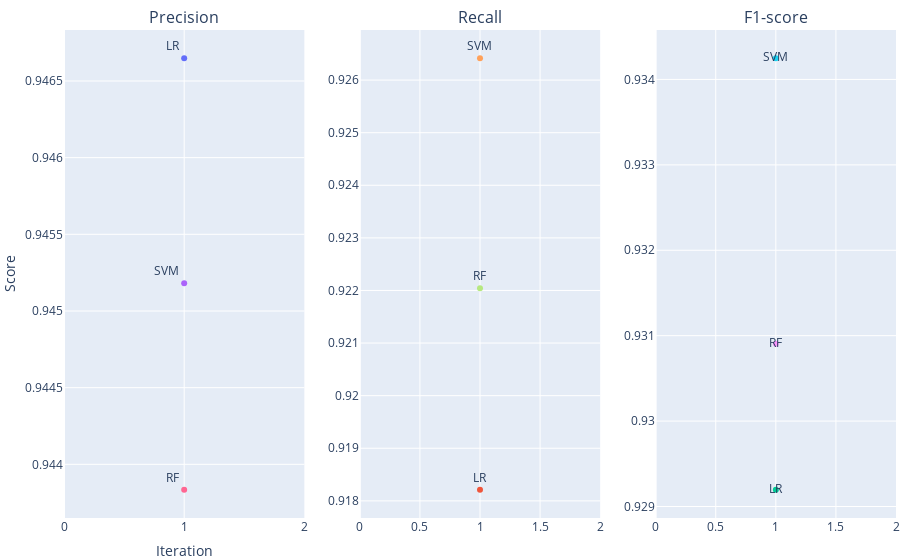

This figure's notebook cell:
### Code cell
plot_performance(results, fig_path='output/metric/224_226.png')

### Figure 1 — Plotly figure (JSON) as saved in the notebook; plotly's stock layout.template omitted (floating-point values rounded to 4 significant figures)
{"data": [{"mode": "lines+markers+text", "text": "LR", "textposition": "top left", "type": "scatter", "x": [1], "xaxis": "x", "y": [0.9466], "yaxis": "y"}, {"mode": "lines+markers+text", "text": "LR", "textposition": "top center", "type": "scatter", "x": [1], "xaxis": "x2", "y": [0.9182], "yaxis": "y2"}, {"mode": "lines+markers+text", "text": "LR", "textposition": "middle center", "type": "scatter", "x": [1], "xaxis": "x3", "y": [0.9292], "yaxis": "y3"}, {"mode": "lines+markers+text", "text": "SVM", "textposition": "top left", "type": "scatter", "x": [1], "xaxis": "x", "y": [0.9452], "yaxis": "y"}, {"mode": "lines+markers+text", "text": "SVM", "textposition": "top center", "type": "scatter", "x": [1], "xaxis": "x2", "y": [0.9264], "yaxis": "y2"}, {"mode": "lines+markers+text", "text": "SVM", "textposition": "middle center", "type": "scatter", "x": [1], "xaxis": "x3", "y": [0.9342], "yaxis": "y3"}, {"mode": "lines+markers+text", "text": "RF", "textposition": "top left", "type": "scatter", "x": [1], "xaxis": "x", "y": [0.9438], "yaxis": "y"}, {"mode": "lines+markers+text", "text": "RF", "textposition": "top center", "type": "scatter", "x": [1], "xaxis": "x2", "y": [0.922], "yaxis": "y2"}, {"mode": "lines+markers+text", "text": "RF", "textposition": "middle center", "type": "scatter", "x": [1], "xaxis": "x3", "y": [0.9309], "yaxis": "y3"}], "layout": {"annotations": [{"font": {"size": 16}, "showarrow": false, "text": "Precision", "x": 0.1444, "xanchor": "center", "xref": "paper", "y": 1, "yanchor": "bottom", "yref": "paper"}, {"font": {"size": 16}, "showarrow": false, "text": "Recall", "x": 0.5, "xanchor": "center", "xref": "paper", "y": 1, "yanchor": "bottom", "yref": "paper"}, {"font": {"size": 16}, "showarrow": false, "text": "F1-score", "x": 0.8556, "xanchor": "center", "xref": "paper", "y": 1, "yanchor": "bottom", "yref": "paper"}], "autosize": true, "margin": {"b": 10, "l": 0, "r": 0, "t": 30}, "showlegend": false, "xaxis": {"anchor": "y", "autorange": true, "domain": [0, 0.2889], "range": [0, 2], "tickmode": "linear", "tickvals": [1], "title": {"text": "Iteration"}, "type": "linear"}, "xaxis2": {"anchor": "y2", "autorange": true, "domain": [0.3556, 0.6444], "range": [0, 2], "type": "linear"}, "xaxis3": {"anchor": "y3", "autorange": true, "domain": [0.7111, 1], "range": [0, 2], "type": "linear"}, "yaxis": {"anchor": "x", "autorange": true, "domain": [0, 1], "range": [0.9436, 0.9468], "title": {"text": "Score"}, "type": "linear"}, "yaxis2": {"anchor": "x2", "autorange": true, "domain": [0, 1], "range": [0.9176, 0.927], "type": "linear"}, "yaxis3": {"anchor": "x3", "autorange": true, "domain": [0, 1], "range": [0.9288, 0.9346], "type": "linear"}}}
